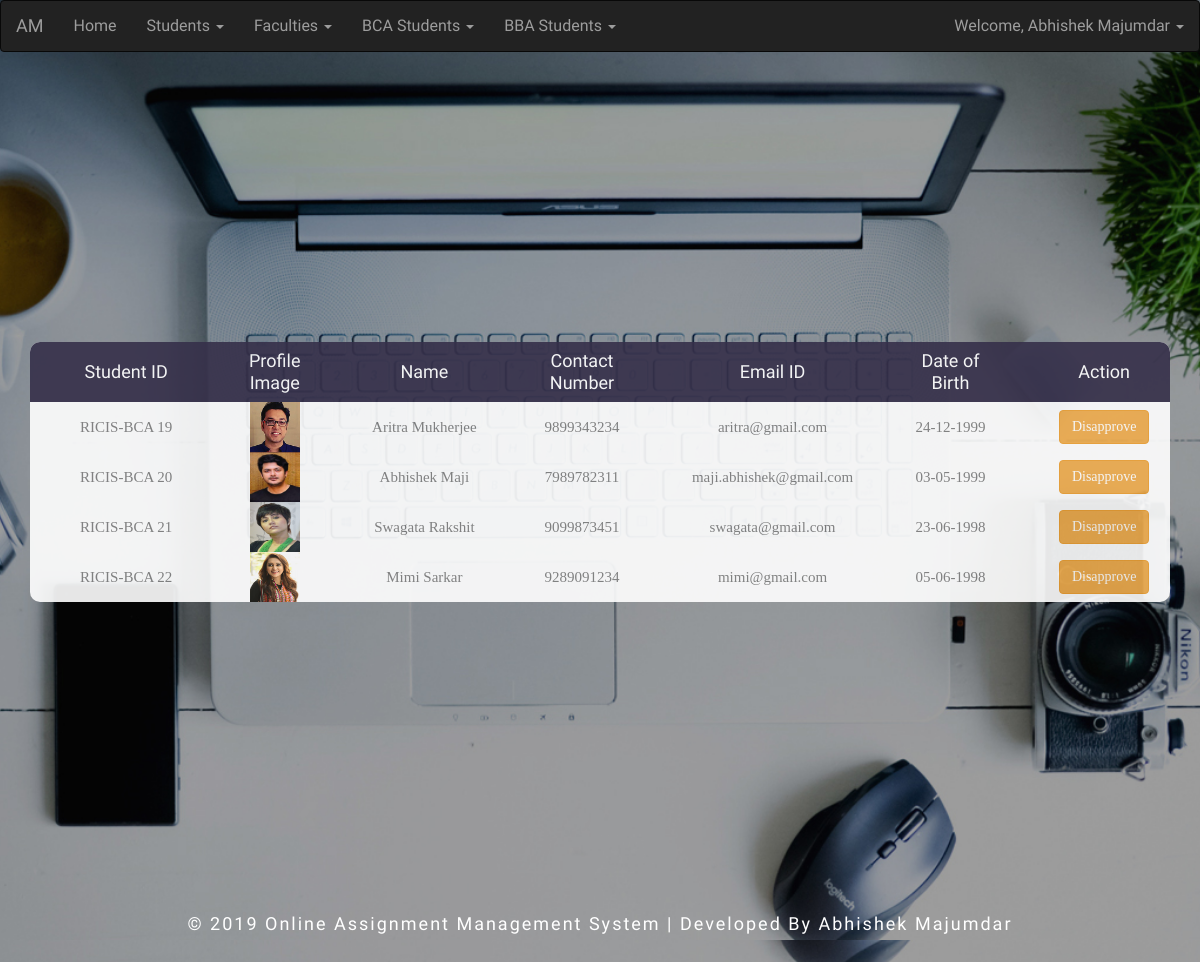
Page /admin/view_bca_students.php?yr=1st (signed in) on the committed database.
### tables this page shows
CREATE TABLE `st_details` (
  `id` int(50) NOT NULL,
  `name` varchar(120) NOT NULL,
  `email` varchar(200) NOT NULL,
  `contact` varchar(13) NOT NULL,
  `course` varchar(100) NOT NULL,
  `password` varchar(200) NOT NULL,
  `status` int(1) NOT NULL,
  `img` varchar(200) NOT NULL,
  `address` varchar(300) NOT NULL,
  `year` varchar(6) NOT NULL,
  `dob` date NOT NULL,
  `reg_date` timestamp NOT NULL DEFAULT current_timestamp() ON UPDATE current_timestamp(),
  `certificate` varchar(4) NOT NULL
);

### admin/view_bca_students.php (the view, shortened to what this page needs)
<?php
	require_once('../database/server.php');
	$yr=$_GET['yr'];
	$page_name=basename($_SERVER['PHP_SELF']);
?>
<!DOCTYPE html>
<html lang="en">
<head>
  <link rel="stylesheet" href="https://maxcdn.bootstrapcdn.com/bootstrap/3.3.7/css/bootstrap.min.css">
	<link rel="stylesheet" type="text/css" href="css/main.css">
</head>
<body>
	<?php include('includes/header.php') ?>
	<div class="limiter">
		<div class="container-table100">
			<div class="wrap-table100">
				<div class="table100">
					<table>
						<thead>
							<tr class="table100-head">
								<th class="column1">Student ID</th>
								<th class="column1">Profile Image</th>
								<th class="column1">Name</th>
								<th class="column1">Contact Number</th>
								<th class="column1">Email ID</th>
								<th class="column1">Date of Birth</th>
								<th class="column1">Action</th>
							</tr>
						</thead>
						<?php
							$sql="SELECT * FROM `st_details` WHERE year='$yr' and status='1' and course='BCA(Hons)'";
							$result=mysqli_query($con,$sql);
							while ($row = mysqli_fetch_assoc($result)) {
						?>
						<tbody>
								<tr>
									<td class="column1"><?php echo "RICIS-BCA ".$row['id']?></td>
									<td class="column1"><img src="../student/uploads/<?php echo $row['img']?>" style="width:50px;height:50px;"></td>
									<td class="column1"><?php echo $row['name']?></td>
									<td class="column1"><?php echo $row['contact']?></td>
									<td class="column1"><?php echo $row['email']?></td>
									<td class="column1"><?php $timestamp = strtotime($row['dob']); $date = date('d-m-Y', $timestamp); echo $date; ?></td>
									<td class="column1"><a href="disapprove_students.php?st_id=<?php echo $row['id']; ?>&p_name=<?php echo $page_name; ?>"><button class="btn btn-warning">Disapprove</button></a></td>
								</tr>
						</tbody>
							<?php } ?>
					</table>
				</div>
			</div>
		</div>
	</div>
<div class="footer">
		<p>
			 © 2019 Online Assignment Management System | Developed By Abhishek Majumdar
		</p>
	</div>
</body>
</html>

### admin/css/main.css (style rules this page uses)
* { margin: 0px; padding: 0px; box-sizing: border-box; }
body, html { background: url(../images/b1.jpg) no-repeat; background-size: cover; -webkit-background-size: cover; -moz-background-size: cover; -o-background-size: cover; -ms-background-size: cover; background-position: center; font-size: 100%; font-family: 'Cuprum', sans-serif; min-height: 100vh; }
a { margin: 0px; transition: all 0.4s; -webkit-transition: all 0.4s; -o-transition: all 0.4s; -moz-transition: all 0.4s; }
p { margin: 0px; }
button { outline: none !important; border: none; background: transparent; }
.limiter { width: 100%; margin: 0 auto; }
.container-table100 { width: 100%; min-height: 100vh; -webkit-background-size: cover; -moz-background-size: cover; -o-background-size: cover; -ms-background-size: cover; background-position: center; font-size: 100%; font-family: 'Cuprum', sans-serif; min-height: 100vh; opacity:0.9; display: -webkit-box; display: -webkit-flex; display: -moz-box; display: -ms-flexbox; display: flex; align-items: center; justify-content: center; flex-wrap: wrap; padding: 33px 30px; }
.wrap-table100 { width: 1170px; }
table { border-spacing: 1; border-collapse: collapse; background: white; border-radius: 10px; overflow: hidden; width: 100%; margin: 0 auto; position: relative; }
table * { position: relative; }
table td, table th { padding-left: 8px; }
table thead tr { height: 60px; background: #36304a; }
table tbody tr { height: 50px; }
table tbody tr:last-child { border: 0; }
table td, table th { text-align: left; }
.table100-head th { font-family: 'Cuprum', sans-serif; font-size: 18px; color: #fff; line-height: 1.2; font-weight: unset; text-align:center; }
tbody tr { font-family: OpenSans-Regular; font-size: 15px; color: #808080; line-height: 1.2; font-weight: unset; }
.column1 { width: 260px; padding-left: 40px; text-align:center; }
.footer { margin: 3vw .3vw 2vw; }
.footer p { font-size: 18px; color: #fff; letter-spacing: 2px; text-align: center; line-height: 1.8; }

### rows in the picture
st_details: id "19", img (picture), name "Aritra Mukherjee", contact "9899343234", email "aritra@gmail.com", dob "24-12-1999"
st_details: id "20", img (picture), name "Abhishek Maji", contact "7989782311", email "maji.abhishek@gmail.com", dob "03-05-1999"
st_details: id "21", img (picture), name "Swagata Rakshit", contact "9099873451", email "swagata@gmail.com", dob "23-06-1998"
st_details: id "22", img (picture), name "Mimi Sarkar", contact "9289091234", email "mimi@gmail.com", dob "05-06-1998"

### other values in the picture
$_SESSION['admin_name'] "Abhishek Majumdar"
